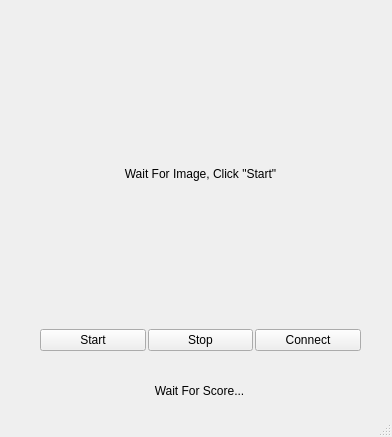
<?xml version="1.0" encoding="UTF-8"?>
<ui version="4.0">
 <class>MainWindow</class>
 <widget class="QMainWindow" name="MainWindow">
  <property name="geometry">
   <rect>
    <x>0</x>
    <y>0</y>
    <width>392</width>
    <height>437</height>
   </rect>
  </property>
  <property name="windowTitle">
   <string>MainWindow</string>
  </property>
  <widget class="QWidget" name="centralwidget">
   <property name="sizePolicy">
    <sizepolicy hsizetype="Expanding" vsizetype="Expanding">
     <horstretch>0</horstretch>
     <verstretch>0</verstretch>
    </sizepolicy>
   </property>
   <widget class="QWidget" name="verticalLayoutWidget">
    <property name="geometry">
     <rect>
      <x>20</x>
      <y>20</y>
      <width>361</width>
      <height>331</height>
     </rect>
    </property>
    <layout class="QVBoxLayout" name="infoWidget" stretch="4,1">
     <property name="spacing">
      <number>2</number>
     </property>
     <item>
      <layout class="QHBoxLayout" name="videoWidget">
       <item>
        <widget class="QLabel" name="lbl_camOut">
         <property name="text">
          <string>Wait For Image, Click &quot;Start&quot;</string>
         </property>
         <property name="alignment">
          <set>Qt::AlignCenter</set>
         </property>
        </widget>
       </item>
      </layout>
     </item>
     <item>
      <layout class="QHBoxLayout" name="buttomWidget">
       <property name="leftMargin">
        <number>20</number>
       </property>
       <property name="rightMargin">
        <number>20</number>
       </property>
       <item>
        <widget class="QPushButton" name="btn_open">
         <property name="text">
          <string>Start</string>
         </property>
        </widget>
       </item>
       <item>
        <widget class="QPushButton" name="btn_stop">
         <property name="text">
          <string>Stop</string>
         </property>
        </widget>
       </item>
       <item>
        <widget class="QPushButton" name="btn_connect">
         <property name="text">
          <string>Connect</string>
         </property>
        </widget>
       </item>
      </layout>
     </item>
    </layout>
   </widget>
   <widget class="QWidget" name="verticalLayoutWidget_2">
    <property name="geometry">
     <rect>
      <x>19</x>
      <y>360</y>
      <width>361</width>
      <height>61</height>
     </rect>
    </property>
    <layout class="QVBoxLayout" name="debugWidget">
     <item>
      <widget class="QLabel" name="lbl_Status">
       <property name="text">
        <string>Wait For Score...</string>
       </property>
       <property name="alignment">
        <set>Qt::AlignCenter</set>
       </property>
      </widget>
     </item>
    </layout>
   </widget>
  </widget>
  <widget class="QStatusBar" name="statusBar"/>
 </widget>
 <resources/>
 <connections/>
</ui>
